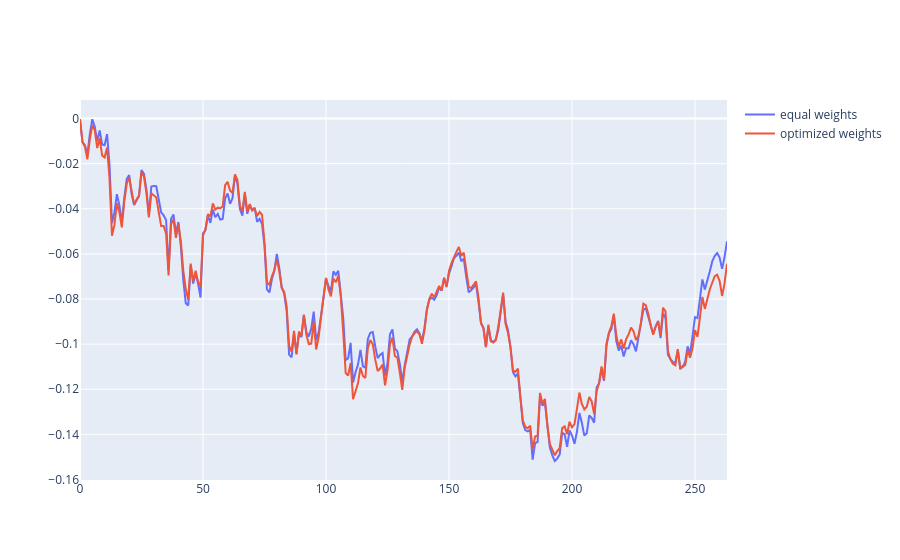

The notebook cell saved with this chart:
### Code cell
start_train = "2021-02-22"
end_train = "2022-01-01"
end_valid = "2023-01-23"

chosen_weights, results_optimized, results_eqw, cut_weights, stress, turnover_values = stress_test(
    dfs_new, start_train, end_train, end_valid
)

var_alpha, cvar, sharpe, sortino, cumulative_returns_opt, mean_return, md = results_optimized

print('OPTIMIZED WEIGHTS RESULTS')
print('chosen weights:', chosen_weights)
print('var:', var_alpha)
print('cvar:', cvar)
print('sharpe:', sharpe)
print('sortino:', sortino)
print('mean return:', mean_return)
print('maximum drawdown:', md)
print('capped weights:', cut_weights)
print()

var_alpha, cvar, sharpe, sortino, cumulative_returns_eqw, mean_return, md = results_eqw

print('EQUAL WEIGHTS RESULTS')
print('var:', var_alpha)
print('cvar:', cvar)
print('sharpe:', sharpe)
print('sortino:', sortino)
print('mean return:', mean_return)
print('maximum drawdown:', md)
print()

print('turnover values:', turnover_values)
print('stress:', stress)

fig = go.Figure()
fig.add_trace(go.Scatter(x=list(range(len(cumulative_returns_eqw))), y=cumulative_returns_eqw, name="equal weights"))
fig.add_trace(go.Scatter(x=list(range(len(cumulative_returns_opt))), y=cumulative_returns_opt, name="optimized weights"))
fig.show()

### Figure 1 — Plotly figure (JSON) as saved in the notebook; plotly's stock layout.template omitted (floating-point values rounded to 4 significant figures; data arrays with more than 128 entries replaced by an {"elided": "..."} marker saying what was removed)
{"data": [{"name": "equal weights", "type": "scatter", "x": {"elided": "264 int values"}, "y": {"elided": "264 float values"}}, {"name": "optimized weights", "type": "scatter", "x": {"elided": "264 int values"}, "y": {"elided": "264 float values"}}], "layout": {}}
